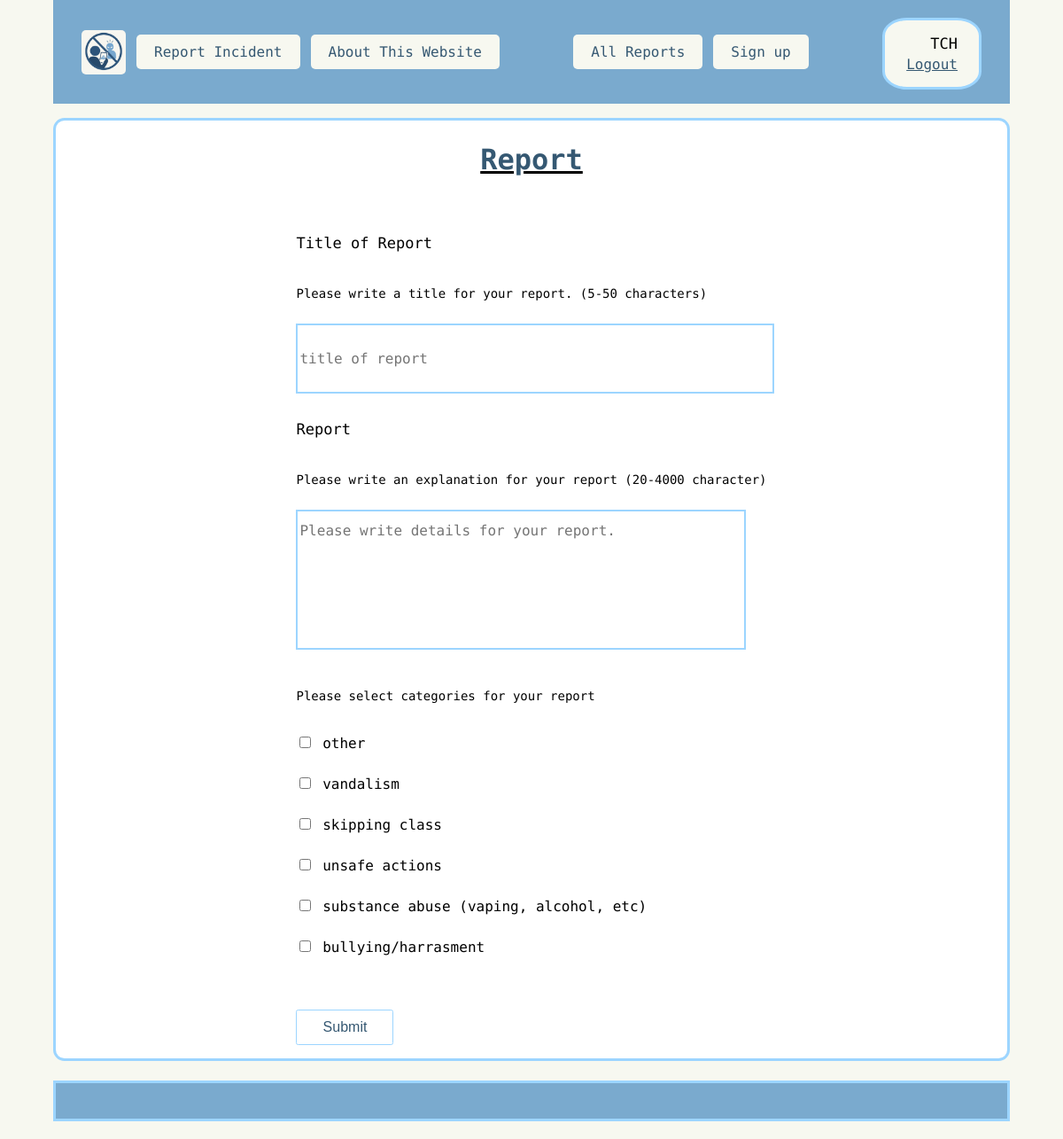
The app's page / (signed in) with its own data.
### routes.py (models this page shows, shortened)
class User(UserMixin, db.Model):
    __tablename__ = "User"
    user_id = db.Column(db.Integer, primary_key=True)
    user_name = db.Column(db.String, nullable=False, unique=True)
    password = db.Column(db.String, nullable=False )
    teacher_code = db.Column(db.String, nullable=False, unique=True)
    admin = db.Column(db.Integer, nullable=False, default=0)

class Type(db.Model):
    __tablename__ = "Type"
    type_id = db.Column(db.Integer, primary_key=True)
    type = db.Column(db.String, nullable=False)

### routes.py (the view)
@app.route("/", methods=["GET", "POST"])
def report():
    form = ReportForm()
    form.type.choices = [(str(rt.type_id), rt.type) for rt in Type.query.all()]
    if form.validate_on_submit():
        title = form.title.data  # if form is filled, assign name
        report = form.report.data
        report_time = datetime.now().strftime("%Y-%m-%d %H:%M") # make report_time show only date, hour and minutes
        status_id = 4
        priority_id = 6
        new_report = Reports(
            report_title=title,
            report_detail=report,
            report_time=report_time,
            status_id=status_id,
            priority_id=priority_id
        )
        types = form.type.data
        for type_id_str in types: # loop each type
            type_obj = Type.query.get(int(type_id_str)) # query for type with the type id
            if type_obj:
                new_report.types.append(type_obj) # add to new report
        try:
            db.session.add(new_report) # add to db session
            db.session.commit() # commit to db
            form.title.data = ""  # reset for the next time
            form.report.data = ""
            form.type.data = []
            return render_template("report.html", title=title, form=form) #also return title to say report was submit
        except Exception:
            db.session.rollback() # take db session back
            flash("Something Went Wrong! Please try again...") # tell user it didn't work
            return render_template("report.html", form=form)
    else:
        return render_template("report.html", form=form)

### routes.py
class ReportForm(FlaskForm):
    title = StringField(
        "title",
        validators=[
            DataRequired(message="A title is required"),
            Length(
                min=5, max=50, message="The title must be between 5 and 50 characters"
            ),
        ],
    )
    report = TextAreaField(
        "reports",
        validators=[
            DataRequired(message="An explanation is required"),
            Length(min=20, message="A more detailed explanation is required"),
            Length(max=4000, message="Please write a more consise explanation"),
        ],
    )
    type = MultiCheckboxField(
        "type",
        choices=[],
        validators=[
            DataRequired(message="Please select a category"),
        ],
    )
    submit = SubmitField("Submit")

### routes.py (called while the page is built)
@login_manager.user_loader
def load_user(user_id): # look for user based on user_id
    return User.query.get(user_id)

### templates/report.html (shortened to what this page needs)
{%extends "layout.html"%}
{%block content%}
<div class="words">
    {% if title%}
    <div class="centre">
        <h1> Your report, "{{title}}" has been sent</h1><br>
        <a href="http://127.0.0.1:5000/">Write another report</a>
    </div>
    {% else %}
        <div class="centre">
            <u><h1>Report</h1></u>
        </div>
        <div class="centre1">
            <form method = "POST" novalidate>
                <p>Title of Report</p>
                <p class="add_info">Please write a title for your report. (5-50 characters)</p>
                {{ form.title(class_ = "form-control report-textbox", placeholder = "title of report") }}
                <br>
                <p>Report</p>
                <p class="add_info">Please write an explanation for your report (20-4000 character)</p>
                {{ form.report(class_ = "form-control report-textarea", placeholder = "Please write details for your report.") }}
                <br/>
                <p class="add_info">Please select categories for your report</p>
                <ul>
                    {% for subfield in form.type %}
                        <li>{{ subfield() }} {{ subfield.label }}</li>
                    {% endfor %}
                </ul>
                <br/>
                {{ form.submit(class_ = "form_button") }}
            </form>
        </div>
</div>
{% endif %}
{%endblock%}

### templates/header.html
<nav>
    <div class="nav-left">
        <a href="http://127.0.0.1:5000/" class="link"><img class="logo" src="/static/images/Logo.png" alt="Logo" ></a>
        <a href="http://127.0.0.1:5000/" class="h_link">Report Incident</a>
        <a href="http://127.0.0.1:5000/about" class="h_link">About This Website</a>
    </div>
    {% if current_user.is_authenticated %}
        <div class="nav-right">
            <a href="http://127.0.0.1:5000/view" class="h_link">All Reports</a>
            {% if current_user.admin == 1 %}
            <a href="http://127.0.0.1:5000/signup" class="h_link">Sign up</a>
            {% endif %}
        </div>
        <div class="user_info">
            <p>{{ current_user.teacher_code }}</p>
            <a href="{{ url_for('logout') }}" class="link" >Logout</a>
        </div>
    {% elif  not current_user.is_authenticated %}
        <a href="{{ url_for('login') }}" class="h_link">teacher login</a>
    {% endif %}
</nav>

### static/style.css (style rules this page uses)
html, body { font-family: "Victor Mono", monospace; margin-top: 0px; margin-bottom: 0px; }
h1 { color: #355872; }
a { color: #355872; }
p { font-size: 17px; }
form input, form textarea { margin-bottom: 3px; }
.add_info { font-size: 14px; }
.words { display: grid; align-items: center; gap: 1rem; border: 3px solid #9CD5FF; background-color: white; border-radius: 0.8rem; margin-top: 1rem; margin-bottom: 1rem; padding: 0.15rem 1.5rem; overflow-wrap: break-word; line-height:2.5rem; }
.logo { width: auto; height: 50px; vertical-align: middle; border-radius: 5px; }
header nav { display: flex; align-items: center; justify-content: space-between; gap: 1rem; flex-wrap: wrap; }
.nav-right { display: flex; align-items: center; gap: 0.75rem; flex-wrap: wrap; }
.nav-left { display: flex; align-items: center; gap: 0.75rem; flex-wrap: wrap; }
.h_link { background-color: #F7F8F0; padding: 10px 20px; border-radius: 5px; text-decoration: none; color: #355872; }
.user_info { display: flex; flex-direction: column; align-items: flex-end; gap: 0.25rem; margin-top: 0.25rem; border: 3px solid #9CD5FF; padding: 1rem 1.5rem; background-color: #F7F8F0; border-radius: 25%; }
.user_info p { margin: 0; }
body { background-color: #F7F8F0; margin-left: 5%; margin-right: 5%; }
.centre { display: flex; flex-direction: column; flex-wrap: wrap; justify-content: center; align-items: center; }
.centre1 { display: flex; flex-wrap: wrap; justify-content: center; align-items: stretch; margin-bottom: 5%; }
.report-textbox { border: 2px solid #9CD5FF; font: inherit; width: 100%; height:8%; }
.report-textarea { border: 2px solid #9CD5FF; font: inherit; width: 100%; max-width: 500px; height: 150px; resize: none; }
form ul { list-style: none; padding: 0; margin: 10px 0; }
form li { margin-bottom: 6px; }
.form_button { background-color: white; padding: 10px 18px; border-radius: 2.5px; text-decoration: none; color: #355872; border: 1px solid #9CD5FF; font-size: 1rem; min-width: 110px; }

### records on screen
User: teacher_code "TCH"
Type: label "other"
Type: label "vandalism"
Type: label "skipping class"
Type: label "unsafe actions"
Type: label "substance abuse (vaping, alcohol, etc)"
Type: label "bullying/harrasment"
